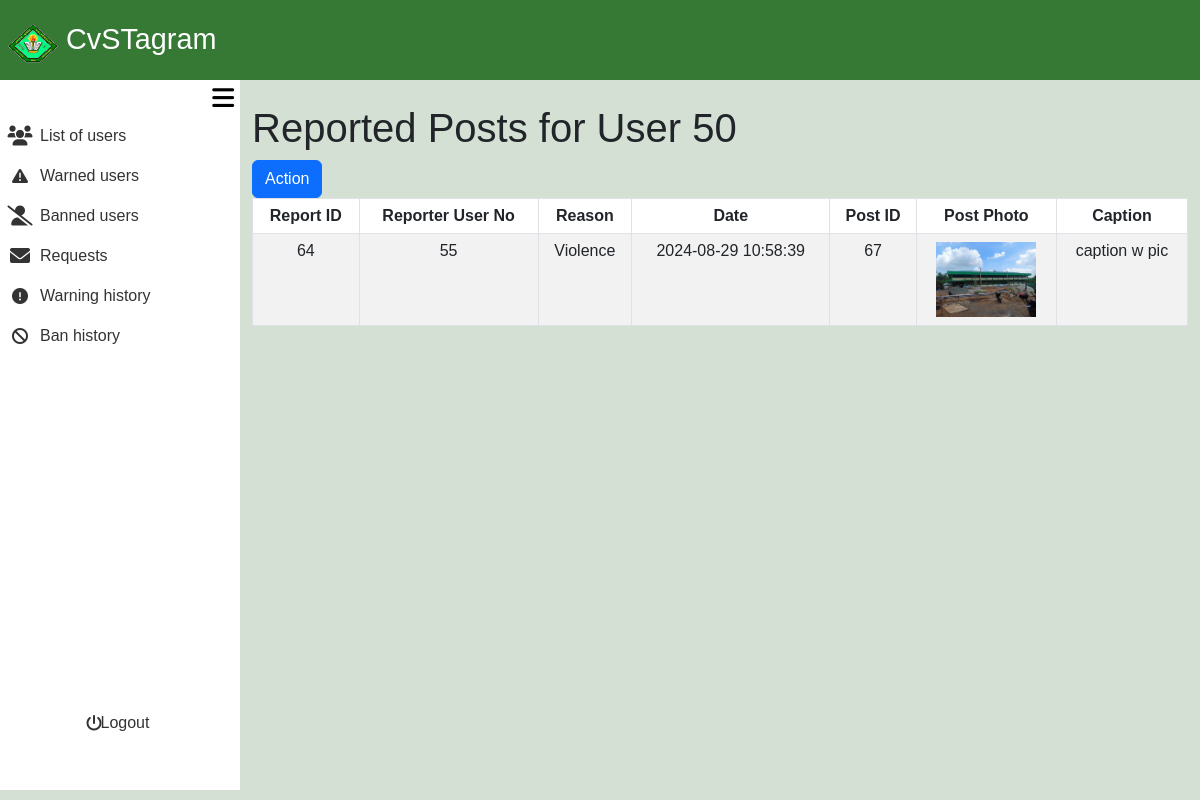
Page /admin_area/review_post.php?user_no=50 on the earlier database version.
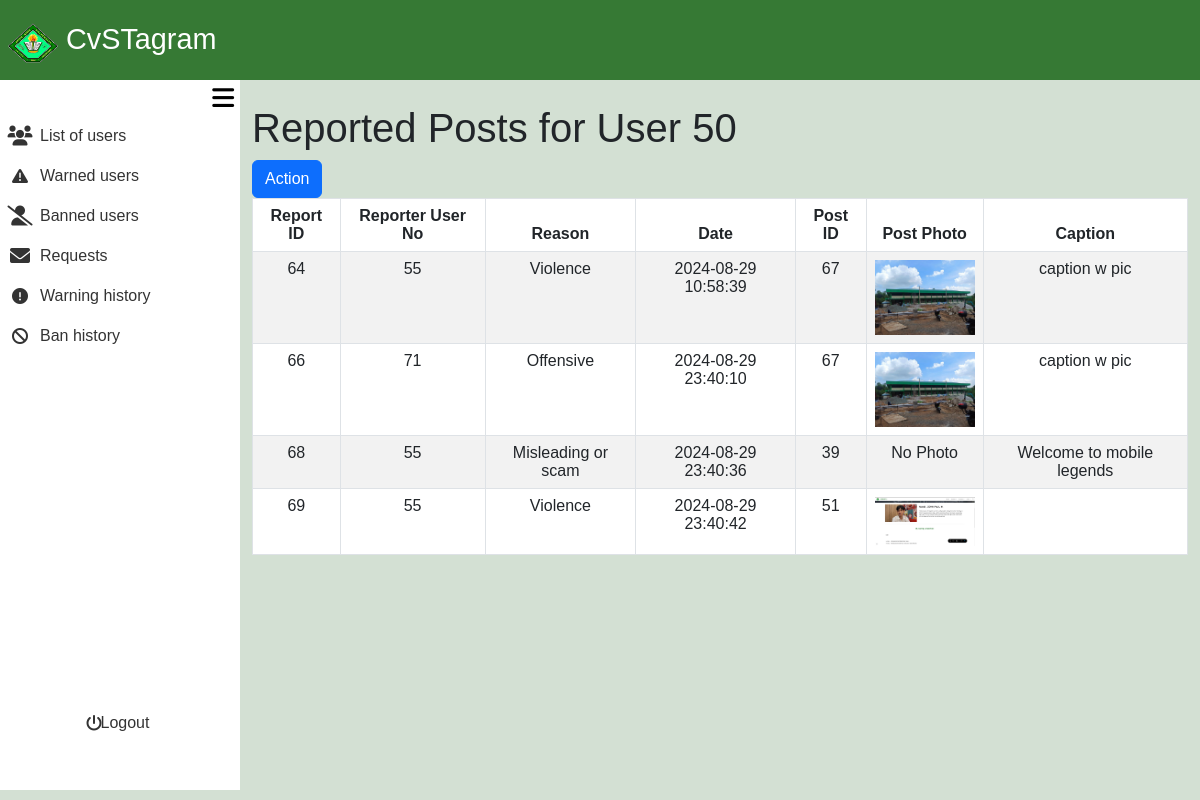
Same page on the later database version.
### tables this page shows
CREATE TABLE `post_reports` (
  `report_id` int(11) NOT NULL,
  `post_id` int(11) NOT NULL,
  `user_no` int(11) NOT NULL,
  `reporter_user_no` int(11) NOT NULL,
  `report_reason` varchar(100) NOT NULL,
  `report_date` timestamp NOT NULL DEFAULT current_timestamp()
);

CREATE TABLE `posts` (
  `post_id` int(11) NOT NULL,
  `user_no` int(11) DEFAULT NULL,
  `relation` varchar(10) DEFAULT NULL,
  `services` varchar(10) DEFAULT NULL,
  `caption` text DEFAULT NULL,
  `postphoto` varchar(255) DEFAULT NULL,
  `timestamp` timestamp NOT NULL DEFAULT current_timestamp()
);

### admin_area/review_post.php (the view, shortened to what this page needs)
<?php
require_once '../include/connect.php';
require_once '../include/bootsrap.php';
?>
<!DOCTYPE html>
<html lang="en">
<head>
    <link rel="stylesheet" href="admin_dashbaord.css?v=<?php echo time(); ?>">
</head>
<body>
<div class="container-fluid screen">
    <div class="container-fluid nav">
        <nav class="navbar">
            <div class="container-fluid navtexticon">
                <a class="navbar-brand px-2" href="#">
                <img src="../images/Cavite_State_University_(CvSU).png" alt="Logo" width="50" height="40" class="d-inline-block align-text-top">
                CvSTagram
                </a>
            </div>
        </nav>
    </div>
    <div class="container-fluid contbody">
    <div class="container-fluid sidenav">
    <div class="container-fluid menubutton">
        <button onclick="toggleSidenav()">
            <i class="fa-solid fa-bars"></i>
        </button>
    </div>
    <div class="container-fluid featurescont">
    <div class="container-fluid buttonlinkside">
                <div class="row">
                        <div class="col">
                            <ul>
                                <li>
                                    <a href="list_of_users.php">
                                        <div class="container-fluid listofusers">
                                            <div class="container-fluid listusericon">
                                                 <i class="fa-solid fa-users fa-lg"></i>
                                            </div>
                                            <div class="container-fluid listofusersname">
                                                List of users
                                            </div>
                                        </div>
                                    </a>
                                </li>
                            </ul>
                        </div>
                    </div>
                    <div class="row">
                        <div class="col">
                            <ul>
                                <li>
                                    <a href="active_warn.php">
                                        <div class="container-fluid listofusers">
                                            <div class="container-fluid listusericon">
                                            <i class="fa-solid fa-triangle-exclamation"></i>
                                            </div>
                                            <div class="container-fluid listofusersname">
                                                Warned users
                                            </div>
                                        </div>
                                    </a>
                                </li>
                            </ul>
                        </div>
                    </div>
                    <div class="row">
                        <div class="col">
                            <ul>
                                <li>
                                    <a href="active_ban.php">
                                        <div class="container-fluid Bannedaccounts">
                                            <div class="container-fluid Bannedaccountsicon">
                                            <i class="fa-solid fa-user-slash fa-lg"></i>
                                            </div>
                                            <div class="container-fluid Bannedaccountsname">
                                                Banned users
                                            </div>
                                        </div>
                                    </a>
                                </li>
                            </ul>
                        </div>
                    </div>
                        <div class="row">
                            <div class="col">
                                <ul>
                                    <li>
                                        <a href="request.php">
                                            <div class="container-fluid Deletedaccounts">
                                                <div class="container-fluid Deletedaccountsicon">
                                                <i class="fa-solid fa-envelope fa-lg"></i>
                                                </div>
                                                <div class="container-fluid Deletedaccountsname">
                                                        Requests
                                                </div>
                                            </div>
                                        </a>
                                    </li>
                                </ul>
                            </div>
                        </div>
                        <div class="row">
                        <div class="col">
                            <ul>
                                <li>
                                    <a href="warned_user.php">
                                        <div class="container-fluid listofusers">
                                            <div class="container-fluid listusericon">
                                            <i class="fa-solid fa-circle-exclamation"></i>
                                            </div>
                                            <div class="container-fluid listofusersname">
                                                Warning history
                                            </div>
                                        </div>
                                    </a>
                                </li>
                            </ul>
                        </div>
                    </div>
                    <div class="row">
                        <div class="col">
                            <ul>
                                <li>
                                    <a href="banned_user.php">
                                        <div class="container-fluid Bannedaccounts">
                                            <div class="container-fluid Bannedaccountsicon">
                                                <i class="fa-solid fa-ban"></i>
                                            </div>
                                            <div class="container-fluid Bannedaccountsname">
                                                Ban history
                                            </div>
                                        </div>
                                    </a>
                                </li>
                            </ul>
                        </div>
                    </div>
                    </div>
        <div class="container-fluid logoutcont">
            <div class="row">
                <div class="col">
                    <ul>
                        <li>
                            <a href="admin_logout.php">
                                <div class="container-fluid Deletedaccounts" style="border-radius: 10px;">
                                    <div class="container-fluid Deletedaccountsicon">
                                        <i class="fa-solid fa-power-off"></i>
                                    </div>
                                    <div class="container-fluid Deletedaccountsname">
                                        Logout
                                    </div>
                                </div>
                            </a>
                        </li>
                    </ul>
                </div>
            </div>
        </div>
    </div>
</div>
        </div>
        <div class="container-fluid content">
        <?php
$user_no = isset($_GET['user_no']) ? intval($_GET['user_no']) : 0;
$query = "SELECT
    pr.report_id,
    pr.reporter_user_no,
    pr.report_reason,
    pr.report_date,
    p.post_id,
    ur.user_no,
    ur.fname,
    ur.lname,
    p.postphoto,
    p.caption
FROM
    post_reports pr
JOIN
    posts p ON pr.post_id = p.post_id
JOIN
    user_registration ur ON pr.user_no = ur.user_no
WHERE
    ur.user_no = ?";
$stmt = $con->prepare($query);
$stmt->bind_param('i', $user_no);
$stmt->execute();
$reports = $stmt->get_result();
?>
    <div class="container mt-4">
        <h1>Reported Posts for User <?php echo htmlspecialchars($user_no); ?></h1>
        <a href="admin_action.php?user_no=<?php echo htmlspecialchars($user_no); ?>"><button class="btn btn-primary">Action</button></a>
        <table class="table table-bordered table-striped">
            <thead>
                <tr>
                    <th scope="col">Report ID</th>
                    <th scope="col">Reporter User No</th>
                    <th scope="col">Reason</th>
                    <th scope="col">Date</th>
                    <th scope="col">Post ID</th>
                    <th scope="col">Post Photo</th>
                    <th scope="col">Caption</th>
                </tr>
            </thead>
            <tbody>
                <?php while ($report = $reports->fetch_assoc()): ?>
                    <tr>
                        <td><?php echo htmlspecialchars($report['report_id']); ?></td>
                        <td><?php echo htmlspecialchars($report['reporter_user_no']); ?></td>
                        <td><?php echo htmlspecialchars($report['report_reason']); ?></td>
                        <td><?php echo htmlspecialchars($report['report_date']); ?></td>
                        <td><?php echo htmlspecialchars($report['post_id']); ?></td>
                        <td>
                            <?php if ($report['postphoto']): ?>
                                <img src="../include/posts_images/<?php echo htmlspecialchars($report['postphoto']); ?>" alt="Post Photo" width="100">
                            <?php else: ?>
                                No Photo
                            <?php endif; ?>
                        </td>
                        <td><?php echo htmlspecialchars($report['caption']); ?></td>
                    </tr>
                <?php endwhile; ?>
            </tbody>
        </table>
    </div>
        </div>
    </div>
</body>
</html>

### include/bootsrap.php (shortened to what this page needs)
<link href="https://cdn.jsdelivr.net/npm/bootstrap@5.3.3/dist/css/bootstrap.min.css" rel="stylesheet">
<link href="https://cdn.jsdelivr.net/npm/bootstrap@5.3.0/dist/css/bootstrap.min.css" rel="stylesheet">
<link rel="stylesheet" href="https://cdn.jsdelivr.net/npm/bootstrap-icons@1.11.3/font/bootstrap-icons.min.css">
    <link rel="stylesheet" href="https://cdnjs.cloudflare.com/ajax/libs/font-awesome/6.0.0-beta3/css/all.min.css">
<link href="https://cdn.jsdelivr.net/npm/air-datepicker@3.5.3/air-datepicker.min.css" rel="stylesheet">

### admin_area/admin_dashbaord.css (style rules this page uses)
body { font-family: Arial, Helvetica, sans-serif; padding: 0; margin: 0; background-color: #D3E0D3; }
ul, li, a { text-decoration: none; list-style-type: none; color: inherit; padding: 0; }
.container-fluid { padding: 0; }
.screen { height: 100vh; width: 100%; display: flex; flex-direction: column; }
.nav { height: 10vh; width: 100%; padding: 0; background-color: #367934; }
.contbody { display: flex; flex: 1; }
.sidenav { position: fixed; top: 10vh; left: 0; height: calc(90vh - 10px); width: 20%; transition: width 0.3s; background-color: #fff; z-index: 1000; }
.navtexticon a { color: #fff; font-size: 1.8rem; }
.menubutton { height: 5%; width: 100%; display: flex; align-items: center; justify-content: flex-end; }
.menubutton button { border: none; background-color: transparent; font-size: 25px; }
.content { margin-left: 20%; width: 80%; transition: width 0.3s, margin-left 0.3s; min-height: 90%; height: auto; }
.featurescont { height: 90%; }
.buttonlinkside { height: 90%; }
.logoutcont { width: 100%; height: 10%; display: flex; align-items: center; justify-content: center; }
.Deletedaccountsname, .Bannedaccountsname, .listofusersname { height: 100%; width: 100%; display: flex; align-items: center; justify-content: flex-start; }
.Deletedaccounts, .Bannedaccounts, .listofusers { transition: background-color 0.3s ease; border-radius: 0 10px 10px 0; flex: 0 0 auto; padding: 0; height: 100%; display: flex; align-items: center; justify-content: flex-start; flex-direction: row; }
.Deletedaccountsicon, .Bannedaccountsicon, .listusericon { width: 20%; height: 100%; display: flex; align-items: center; justify-content: center; }
.Deletedaccounts, .Bannedaccounts, .listofusers { color: #333; }
.table th, .table td { text-align: center; }

Differences in the rows shown:
added post_reports: report_id "66", reporter_user_no "71", report_reason "Offensive", report_date "2024-08-29 23:40:10", post.post_id "67", post.postphoto (picture), post.caption "caption w pic"
added post_reports: report_id "68", reporter_user_no "55", report_reason "Misleading or scam", report_date "2024-08-29 23:40:36", post.post_id "39", shows "No Photo", post.caption "Welcome to mobile legends"
added post_reports: report_id "69", reporter_user_no "55", report_reason "Violence", report_date "2024-08-29 23:40:42", post.post_id "51", post.postphoto (picture)
